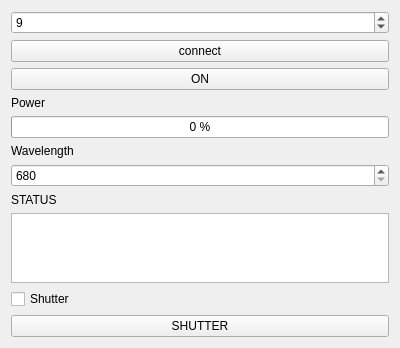
<?xml version="1.0" encoding="UTF-8"?>
<ui version="4.0">
 <class>Form</class>
 <widget class="QWidget" name="Form">
  <property name="geometry">
   <rect>
    <x>0</x>
    <y>0</y>
    <width>400</width>
    <height>300</height>
   </rect>
  </property>
  <property name="windowTitle">
   <string>Form</string>
  </property>
  <layout class="QGridLayout" name="gridLayout">
   <item row="0" column="0">
    <layout class="QHBoxLayout" name="horizontalLayout">
     <item>
      <layout class="QVBoxLayout" name="verticalLayout">
       <item>
        <widget class="QSpinBox" name="port">
         <property name="value">
          <number>9</number>
         </property>
        </widget>
       </item>
       <item>
        <widget class="QPushButton" name="connect">
         <property name="text">
          <string>connect</string>
         </property>
         <property name="checkable">
          <bool>true</bool>
         </property>
        </widget>
       </item>
       <item>
        <widget class="QPushButton" name="onOff">
         <property name="text">
          <string>ON</string>
         </property>
         <property name="checkable">
          <bool>true</bool>
         </property>
        </widget>
       </item>
       <item>
        <widget class="QLabel" name="power">
         <property name="text">
          <string>Power</string>
         </property>
        </widget>
       </item>
       <item>
        <widget class="QProgressBar" name="powerMeter">
         <property name="maximum">
          <number>3</number>
         </property>
         <property name="value">
          <number>0</number>
         </property>
         <property name="alignment">
          <set>Qt::AlignBottom|Qt::AlignRight|Qt::AlignTrailing</set>
         </property>
         <property name="orientation">
          <enum>Qt::Horizontal</enum>
         </property>
         <property name="format">
          <string>%p %</string>
         </property>
        </widget>
       </item>
       <item>
        <widget class="QLabel" name="label">
         <property name="text">
          <string>Wavelength</string>
         </property>
        </widget>
       </item>
       <item>
        <widget class="QSpinBox" name="wavelength">
         <property name="minimum">
          <number>680</number>
         </property>
         <property name="maximum">
          <number>1300</number>
         </property>
        </widget>
       </item>
       <item>
        <widget class="QLabel" name="status">
         <property name="text">
          <string>STATUS</string>
         </property>
        </widget>
       </item>
       <item>
        <widget class="QPlainTextEdit" name="laserLog"/>
       </item>
       <item>
        <widget class="QCheckBox" name="shutter">
         <property name="text">
          <string>Shutter</string>
         </property>
         <property name="iconSize">
          <size>
           <width>32</width>
           <height>32</height>
          </size>
         </property>
        </widget>
       </item>
       <item>
        <widget class="QPushButton" name="switchShutter">
         <property name="text">
          <string>SHUTTER</string>
         </property>
         <property name="checkable">
          <bool>false</bool>
         </property>
        </widget>
       </item>
      </layout>
     </item>
    </layout>
   </item>
  </layout>
 </widget>
 <resources/>
 <connections/>
</ui>
